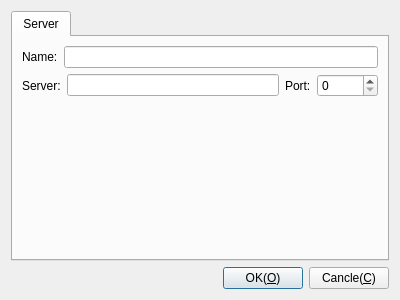
<?xml version="1.0" encoding="UTF-8"?>
<ui version="4.0">
 <class>CDlgSettingsTelnet</class>
 <widget class="QDialog" name="CDlgSettingsTelnet">
  <property name="geometry">
   <rect>
    <x>0</x>
    <y>0</y>
    <width>400</width>
    <height>300</height>
   </rect>
  </property>
  <property name="windowTitle">
   <string>Set telnet parameter</string>
  </property>
  <layout class="QGridLayout" name="gridLayout">
   <item row="0" column="0">
    <widget class="QTabWidget" name="tabWidget">
     <widget class="QWidget" name="Server">
      <attribute name="title">
       <string>Server</string>
      </attribute>
      <layout class="QGridLayout" name="gridLayout_2">
       <item row="0" column="0">
        <layout class="QHBoxLayout" name="horizontalLayout_3">
         <item>
          <widget class="QLabel" name="label_3">
           <property name="text">
            <string>Name:</string>
           </property>
          </widget>
         </item>
         <item>
          <widget class="QLineEdit" name="leName">
           <property name="toolTip">
            <string>Connecter name</string>
           </property>
           <property name="statusTip">
            <string>Connecter name</string>
           </property>
           <property name="whatsThis">
            <string>Connecter name</string>
           </property>
          </widget>
         </item>
        </layout>
       </item>
       <item row="1" column="0">
        <layout class="QHBoxLayout" name="horizontalLayout_2">
         <item>
          <widget class="QLabel" name="label">
           <property name="text">
            <string>Server:</string>
           </property>
          </widget>
         </item>
         <item>
          <widget class="QLineEdit" name="leHost"/>
         </item>
         <item>
          <widget class="QLabel" name="label_2">
           <property name="text">
            <string>Port:</string>
           </property>
          </widget>
         </item>
         <item>
          <widget class="QSpinBox" name="spPort">
           <property name="maximum">
            <number>65536</number>
           </property>
          </widget>
         </item>
        </layout>
       </item>
       <item row="2" column="0">
        <spacer name="verticalSpacer">
         <property name="orientation">
          <enum>Qt::Vertical</enum>
         </property>
         <property name="sizeHint" stdset="0">
          <size>
           <width>20</width>
           <height>40</height>
          </size>
         </property>
        </spacer>
       </item>
      </layout>
     </widget>
    </widget>
   </item>
   <item row="1" column="0">
    <layout class="QHBoxLayout" name="horizontalLayout">
     <item>
      <spacer name="horizontalSpacer">
       <property name="orientation">
        <enum>Qt::Horizontal</enum>
       </property>
       <property name="sizeHint" stdset="0">
        <size>
         <width>40</width>
         <height>20</height>
        </size>
       </property>
      </spacer>
     </item>
     <item>
      <widget class="QPushButton" name="pbOK">
       <property name="text">
        <string>OK(&amp;O)</string>
       </property>
      </widget>
     </item>
     <item>
      <widget class="QPushButton" name="pbCancle">
       <property name="text">
        <string>Cancle(&amp;C)</string>
       </property>
      </widget>
     </item>
    </layout>
   </item>
  </layout>
 </widget>
 <resources/>
 <connections/>
</ui>
